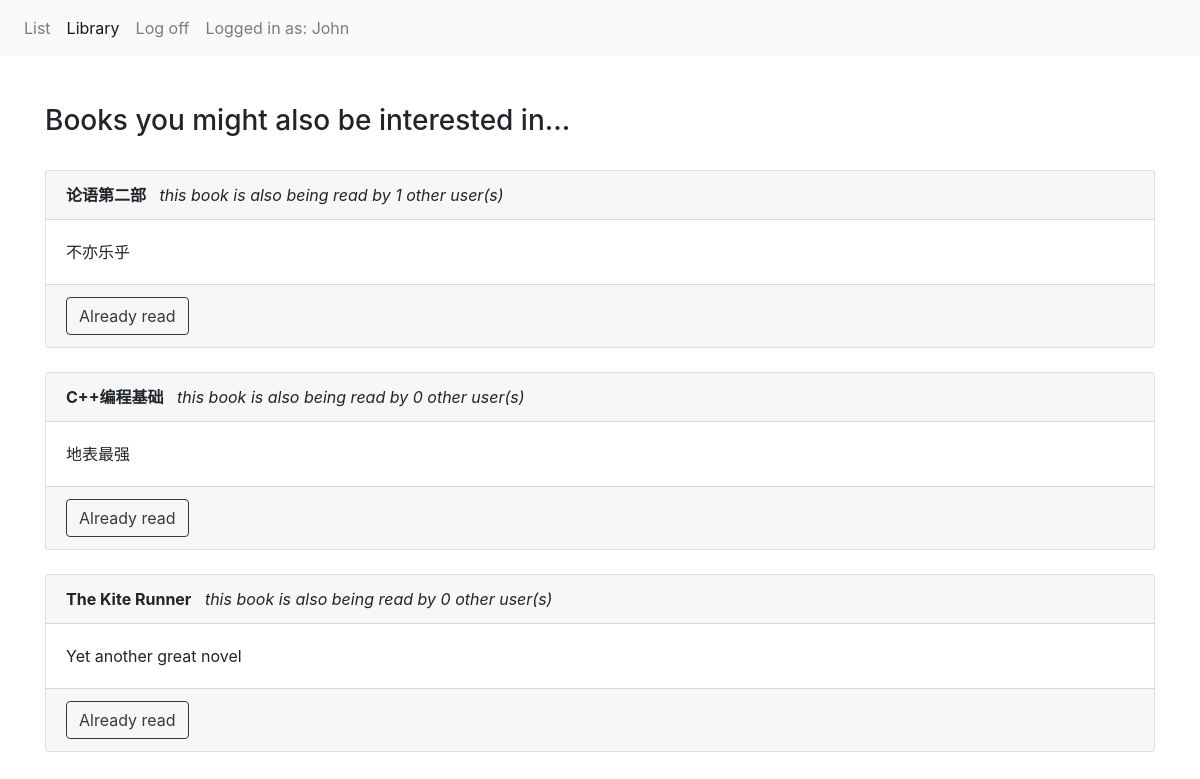
The page /library (signed in) on the database as committed earlier.
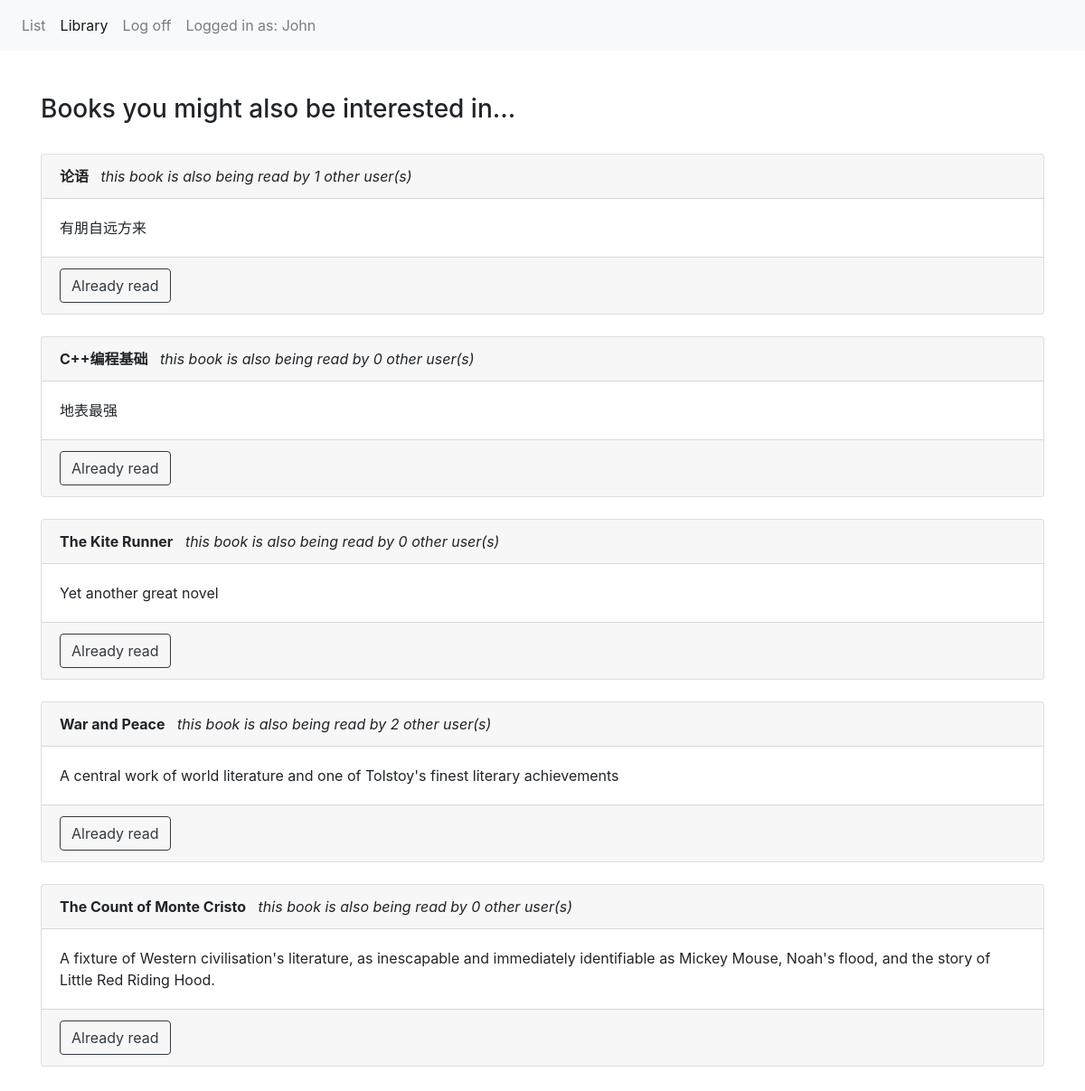
The same page on the database as committed later.
### app/models.py (models this page shows, shortened)
class Book (db.Model):
    id = db.Column(db.Integer,primary_key=True)
    title = db.Column(db.String(250), index=True,unique=True)
    description = db.Column(db.String(5000), index=True)
    reader = db.relationship('Reader',secondary=readship)

### app/views.py (the view)
@app.route('/library',methods=['GET','POST'])
def library():
    rdr = Reader.query.filter_by(name=session['active_user']).first()
    read_books = rdr.book
    books = Book.query.all()
    for book in read_books:
        books.remove(book)
    app.logger.info('entered library')
    return render_template('library.html',title="Book Library",books=books)

### app/templates/library.html
{% extends "base.html" %}
{% block content %}
<nav class="navbar navbar-expand-sm bg-light navbar-light">
  <ul class="navbar-nav">
    <li class="nav-item">
      <a class="nav-link" href="/list">List</a>
    </li>
    <li class="nav-item">
      <a class="nav-link active" href="/library">Library</a>
    </li>
    <li class="nav-item justify-content-end">
      <a class="nav-link" href="/logout">Log off</a>
    </li>
    <li class="nav-item">
      <a class="nav-link">Logged in as: {{session['active_user']}}</a>
    </li>
  </ul>
</nav>
<br><br>
<div class="container">
  {% if books %}
  <h3>Books you might also be interested in...</h3><br>
  {% else %}
  <h3>Oops.. why not delete some books from your list?</h3><br>
  {% endif %}
{% for book in books %}
  <div class="card">
    <div class="card-header"><b>{{book.title}}</b>    <i>   &nbsp  this book is also being read by {{book.reader|length}} other user(s)</i></div>
    <div class="card-body">{{book.description}}</div>
    <div class="card-footer">
      <a href="/finish/{{book.id}}" class="btn btn-outline-dark" role="button">Already read</a>
    </div>
  </div><br>
{% endfor %}
<br><br><br><br>
</div>
{% endblock %}

### app/templates/base.html (shortened to what this page needs)
<html>
<head>
  <link rel="stylesheet" href="https://stackpath.bootstrapcdn.com/bootstrap/4.1.3/css/bootstrap.min.css">
</head>
<div>
  {% block content %}{% endblock %}
</div>
</body>
</html>

Rows that differ between the two databases and show on the page:
no longer on this page (row unchanged): Book: title "论语第二部", reader|length "1", description "不亦乐乎"
now on this page (row unchanged): Book: title "论语", reader|length "1", description "有朋自远方来"
added Book: title "War and Peace", reader|length "2", description "A central work of world literature and one of Tolstoy's finest literary achievements"
added Book: title "The Count of Monte Cristo", reader|length "0", description "A fixture of Western civilisation's literature, as inescapable and immediately identifiable as Mickey Mouse, Noah's flood, and the story of Little Red Riding Hood."
